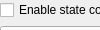
           <widget class="gui::CollapsibleWidget" name="stateController">
            <property name="sizePolicy">
             <sizepolicy hsizetype="Preferred" vsizetype="Maximum">
              <horstretch>0</horstretch>
              <verstretch>0</verstretch>
             </sizepolicy>
            </property>
            <property name="collapsed" stdset="0">
             <bool>true</bool>
            </property>
            <property name="text" stdset="0">
             <string>State controller</string>
            </property>
            <widget class="QWidget" name="page_18">
             <layout class="QVBoxLayout" name="verticalLayout_9">
              <item>
               <widget class="QCheckBox" name="animator">
                <property name="text">
                 <string>Enable state controller</string>
                </property>
               </widget>
              </item>
              <item>
               <widget class="QPushButton" name="btnEditAnimator">
                <property name="sizePolicy">
                 <sizepolicy hsizetype="Preferred" vsizetype="Fixed">
                  <horstretch>0</horstretch>
                  <verstretch>0</verstretch>
                 </sizepolicy>
                </property>
                <property name="text">
                 <string>Edit state controller</string>
                </property>
                <property name="icon">
                 <iconset resource="../resource/resource.qrc">
                  <normaloff>:/16x16_ico_png/edit.png</normaloff>:/16x16_ico_png/edit.png</iconset>
                </property>
               </widget>
              </item>
             </layout>
            </widget>
           </widget>
